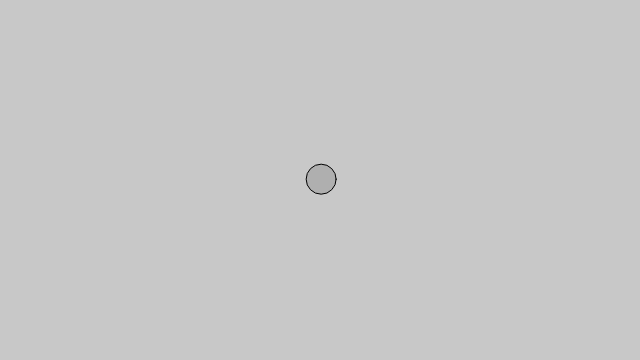
Frame 1 (no input)
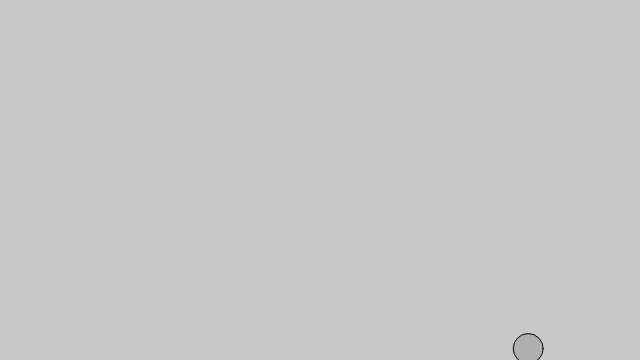
Frame 60 (no input)
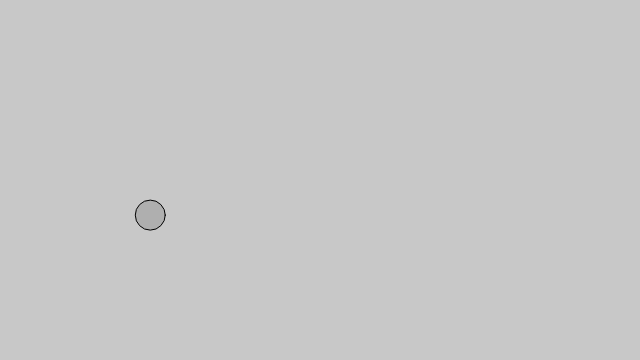
Frame 120 (the mouse pressed at the canvas centre since frame 60)

The p5.js sketch that drew these frames (run headless with seeded random() and noise() and a simulated clock; from frame 60 on, the mouse is pressed at the canvas centre):

// p5.js sketch
// ── sketch.js
// 速度とランダムな加速度

let mover;

function setup() {
	createCanvas(640, 360);
	mover = new Mover();
}

function draw() {
	background(200);

	mover.update();
	mover.checkEdges();
	mover.display();

}

class Mover {
	constructor() {
		this.loc = createVector(width / 2, height / 2);
		this.velo = createVector(0, 0);
		this.topSpeed = 10;
	}
	update() {
		this.acc = p5.Vector.random2D(); // ランダムな2次元ベクトルを生成
		this.acc.mult(random(2)); // 生成したベクトルをランダムな値でスケーリング
		this.velo.add(this.acc);
		this.velo.limit(this.topSpeed); // limitで速度制限する
		this.loc.add(this.velo);
	}
	display() {
		stroke(0);
		fill(175);
		ellipse(this.loc.x, this.loc.y, 30);
	}
	checkEdges() {
		if (this.loc.x > width) {
			this.loc.x = 0;
		} else if (this.loc.x < 0) {
			this.loc.x = width;
		}
		if (this.loc.y > height) {
			this.loc.y = 0;
		} else if (this.loc.y < 0) {
			this.loc.y = height;
		}
	}
}
